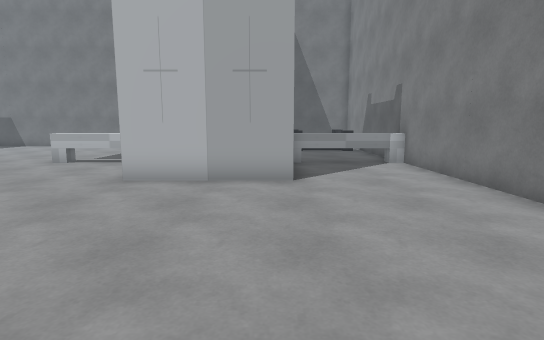
[1] (above)

15 first-person views from a walk through a Unity game level. The camera is 1.3 m above the floor, tilts 8° down and sees 80° across. The floor is counted in squares, 1 m on a side. Each view is taken from the middle of a square. On the plan, view 1 faces up. The plan holds only what a view shows up to about 14 squares ahead; the rest is blank. The place goes on beyond the plan. The player is left out.

[2]
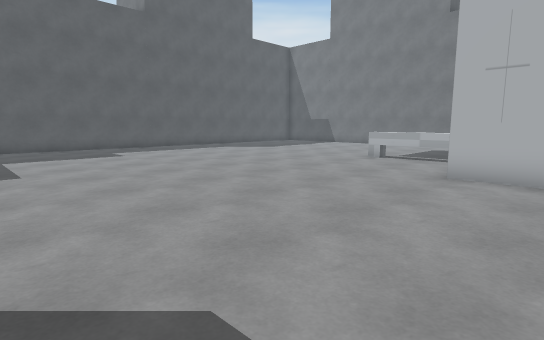

[3]
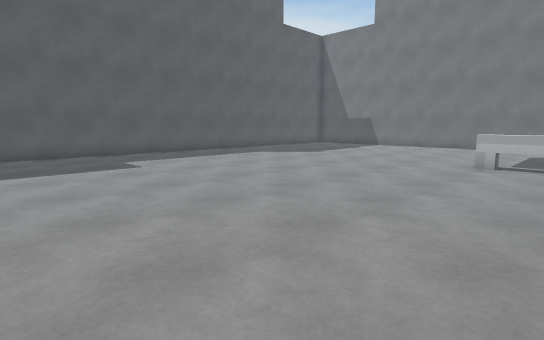

[4]
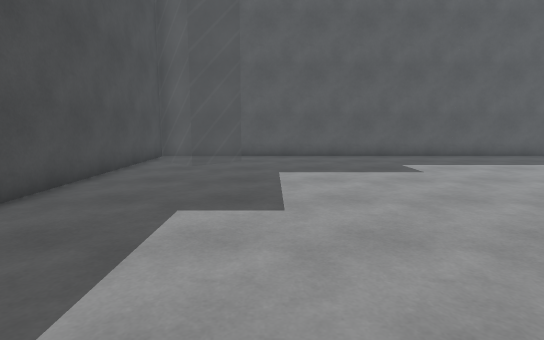

[5]
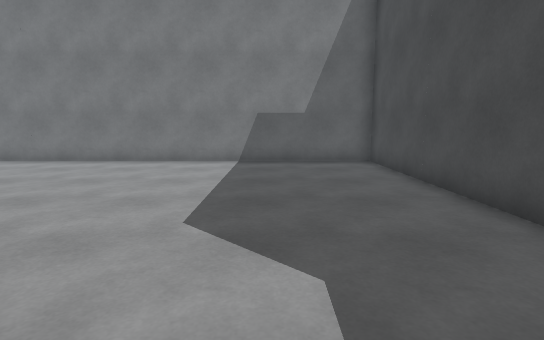

[6]
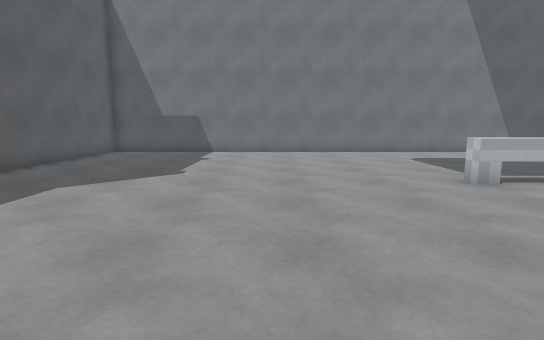

[7]
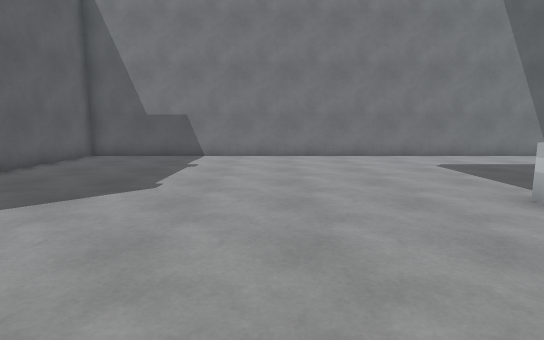

[8]
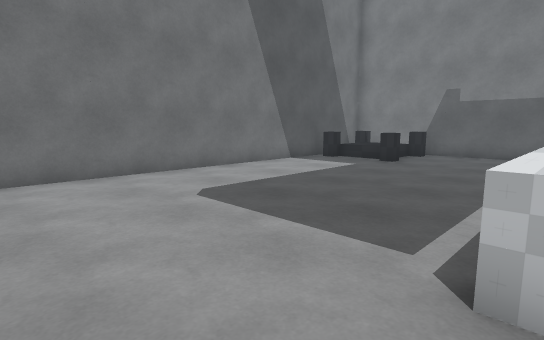

[9]
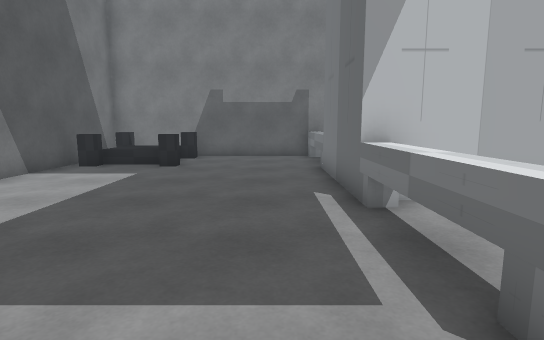

[10]
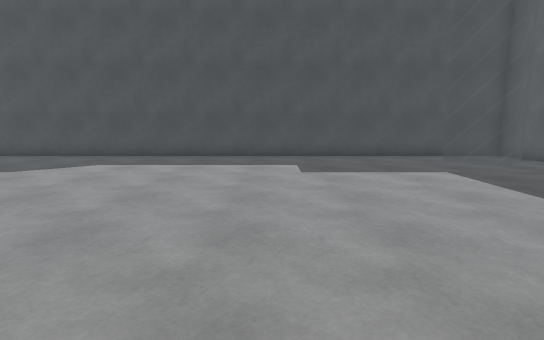

[11]
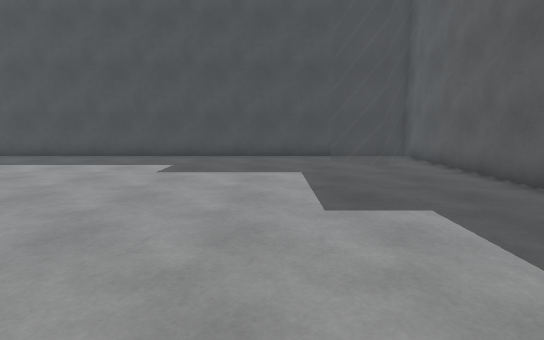

[12]
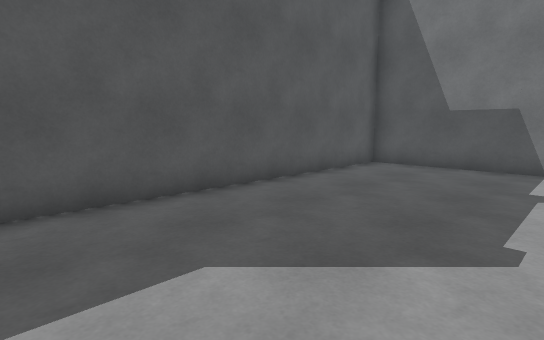

[13]
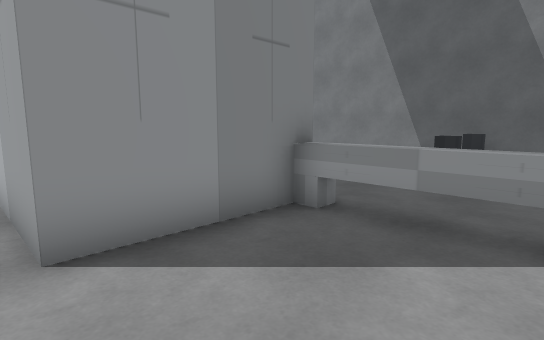

[14]
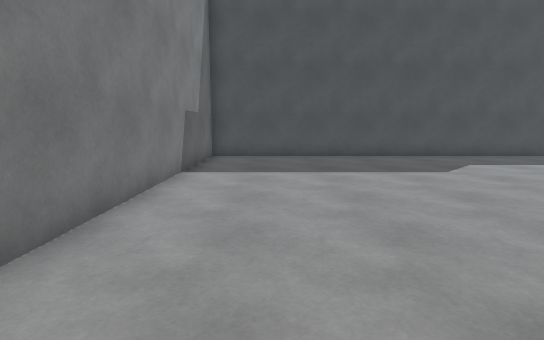

[15]
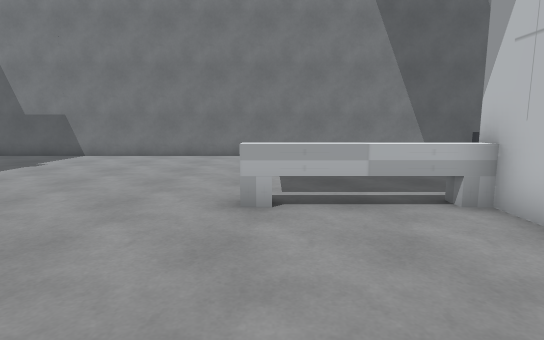

### Floor plan
Points are (right, up) in squares from view 1. A wall is a line through its corners. A room is listed if a view was taken in it or the views show most of it. See-through windows are left out.
Room 1 (views 1, 2, 3, 4, 5, 6, 7, 8, 9, 10, 11, 12, 13, 14, 15)
walls: (-3.5, 8.2) (-3.5, 11.5) (0.5, 11.5) (0.5, 7.5) (-3.5, 7.5); (-19.5, 19.5) (-19.5, -4.5) (4.5, -4.5) (4.5, 19.5) (-19.5, 19.5)
objects: other object (-7, 11) to (-4, 11); other object (1, 11) to (4, 11); other object (1, 16); other object (1, 19); other object (4, 16); other object (4, 19)

Where each view was taken, in squares from view 1:
view 1: 0 up, 0 right, facing up
view 2: 1 down, 1 left, facing up-left
view 3: 0 up, 5 left, facing up-left
view 4: 0 up, 6 left, facing left
view 5: 1 down, 7 left, facing right
view 6: 4 up, 12 left, facing up
view 7: 6 up, 12 left, facing up
view 8: 11 up, 10 left, facing up-right
view 9: 13 up, 9 left, facing right
view 10: 9 up, 10 left, facing down
view 11: 9 up, 14 left, facing down
view 12: 9 up, 14 left, facing up-left
view 13: 7 up, 4 right, facing up-left
view 14: 9 up, 2 right, facing down
view 15: 6 up, 7 left, facing up
